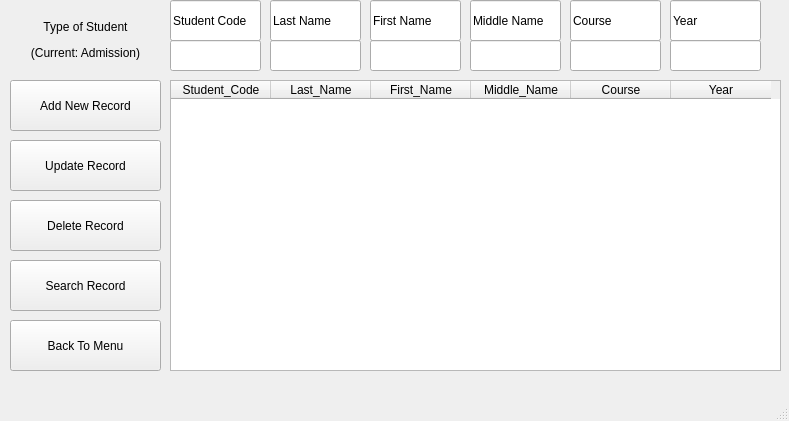
<?xml version="1.0" encoding="UTF-8"?>
<ui version="4.0">
 <class>MainWindow</class>
 <widget class="QMainWindow" name="MainWindow">
  <property name="geometry">
   <rect>
    <x>0</x>
    <y>0</y>
    <width>789</width>
    <height>421</height>
   </rect>
  </property>
  <property name="windowTitle">
   <string>MainWindow</string>
  </property>
  <widget class="QWidget" name="centralwidget">
   <widget class="QPushButton" name="pushButton_8">
    <property name="geometry">
     <rect>
      <x>10</x>
      <y>200</y>
      <width>151</width>
      <height>51</height>
     </rect>
    </property>
    <property name="text">
     <string>Delete Record</string>
    </property>
   </widget>
   <widget class="QPushButton" name="pushButton_7">
    <property name="geometry">
     <rect>
      <x>10</x>
      <y>80</y>
      <width>151</width>
      <height>51</height>
     </rect>
    </property>
    <property name="text">
     <string>Add New Record</string>
    </property>
   </widget>
   <widget class="QLabel" name="label">
    <property name="geometry">
     <rect>
      <x>10</x>
      <y>20</y>
      <width>151</width>
      <height>41</height>
     </rect>
    </property>
    <property name="text">
     <string>&lt;html&gt;&lt;head/&gt;&lt;body&gt;&lt;p align=&quot;center&quot;&gt;Type of Student&lt;/p&gt;&lt;p align=&quot;center&quot;&gt;(Current: Admission)&lt;/p&gt;&lt;/body&gt;&lt;/html&gt;</string>
    </property>
   </widget>
   <widget class="QPushButton" name="pushButton_10">
    <property name="geometry">
     <rect>
      <x>10</x>
      <y>260</y>
      <width>151</width>
      <height>51</height>
     </rect>
    </property>
    <property name="text">
     <string>Search Record</string>
    </property>
   </widget>
   <widget class="QPushButton" name="pushButton_11">
    <property name="geometry">
     <rect>
      <x>10</x>
      <y>320</y>
      <width>151</width>
      <height>51</height>
     </rect>
    </property>
    <property name="text">
     <string>Back To Menu</string>
    </property>
   </widget>
   <widget class="QTableWidget" name="tableWidget">
    <property name="geometry">
     <rect>
      <x>170</x>
      <y>80</y>
      <width>611</width>
      <height>291</height>
     </rect>
    </property>
    <column>
     <property name="text">
      <string>Student_Code</string>
     </property>
    </column>
    <column>
     <property name="text">
      <string>Last_Name</string>
     </property>
    </column>
    <column>
     <property name="text">
      <string>First_Name</string>
     </property>
    </column>
    <column>
     <property name="text">
      <string>Middle_Name</string>
     </property>
    </column>
    <column>
     <property name="text">
      <string>Course</string>
     </property>
    </column>
    <column>
     <property name="text">
      <string>Year</string>
     </property>
    </column>
   </widget>
   <widget class="QLineEdit" name="admissionlineEdit">
    <property name="geometry">
     <rect>
      <x>170</x>
      <y>40</y>
      <width>91</width>
      <height>31</height>
     </rect>
    </property>
    <property name="text">
     <string/>
    </property>
   </widget>
   <widget class="QLineEdit" name="admissionlineEdit_2">
    <property name="geometry">
     <rect>
      <x>270</x>
      <y>40</y>
      <width>91</width>
      <height>31</height>
     </rect>
    </property>
    <property name="text">
     <string/>
    </property>
   </widget>
   <widget class="QLineEdit" name="admissionlineEdit_3">
    <property name="geometry">
     <rect>
      <x>370</x>
      <y>40</y>
      <width>91</width>
      <height>31</height>
     </rect>
    </property>
    <property name="text">
     <string/>
    </property>
   </widget>
   <widget class="QLineEdit" name="admissionlineEdit_4">
    <property name="geometry">
     <rect>
      <x>570</x>
      <y>40</y>
      <width>91</width>
      <height>31</height>
     </rect>
    </property>
    <property name="text">
     <string/>
    </property>
   </widget>
   <widget class="QLineEdit" name="admissionlineEdit_5">
    <property name="geometry">
     <rect>
      <x>670</x>
      <y>40</y>
      <width>91</width>
      <height>31</height>
     </rect>
    </property>
    <property name="text">
     <string/>
    </property>
   </widget>
   <widget class="QLineEdit" name="admissionlineEdit_6">
    <property name="geometry">
     <rect>
      <x>470</x>
      <y>40</y>
      <width>91</width>
      <height>31</height>
     </rect>
    </property>
    <property name="text">
     <string/>
    </property>
   </widget>
   <widget class="QLineEdit" name="admissionlineEdit_8">
    <property name="geometry">
     <rect>
      <x>570</x>
      <y>0</y>
      <width>91</width>
      <height>41</height>
     </rect>
    </property>
    <property name="text">
     <string>Course</string>
    </property>
   </widget>
   <widget class="QLineEdit" name="admissionlineEdit_9">
    <property name="geometry">
     <rect>
      <x>470</x>
      <y>0</y>
      <width>91</width>
      <height>41</height>
     </rect>
    </property>
    <property name="text">
     <string>Middle Name</string>
    </property>
   </widget>
   <widget class="QLineEdit" name="admissionlineEdit_10">
    <property name="geometry">
     <rect>
      <x>270</x>
      <y>0</y>
      <width>91</width>
      <height>41</height>
     </rect>
    </property>
    <property name="text">
     <string>Last Name</string>
    </property>
   </widget>
   <widget class="QLineEdit" name="admissionlineEdit_11">
    <property name="geometry">
     <rect>
      <x>370</x>
      <y>0</y>
      <width>91</width>
      <height>41</height>
     </rect>
    </property>
    <property name="text">
     <string>First Name</string>
    </property>
   </widget>
   <widget class="QLineEdit" name="admissionlineEdit_12">
    <property name="geometry">
     <rect>
      <x>170</x>
      <y>0</y>
      <width>91</width>
      <height>41</height>
     </rect>
    </property>
    <property name="text">
     <string>Student Code</string>
    </property>
   </widget>
   <widget class="QLineEdit" name="admissionlineEdit_13">
    <property name="geometry">
     <rect>
      <x>670</x>
      <y>0</y>
      <width>91</width>
      <height>41</height>
     </rect>
    </property>
    <property name="text">
     <string>Year</string>
    </property>
   </widget>
   <widget class="QPushButton" name="pushButton_12">
    <property name="geometry">
     <rect>
      <x>10</x>
      <y>140</y>
      <width>151</width>
      <height>51</height>
     </rect>
    </property>
    <property name="text">
     <string>Update Record</string>
    </property>
   </widget>
  </widget>
  <widget class="QMenuBar" name="menubar">
   <property name="geometry">
    <rect>
     <x>0</x>
     <y>0</y>
     <width>789</width>
     <height>22</height>
    </rect>
   </property>
  </widget>
  <widget class="QStatusBar" name="statusbar"/>
 </widget>
 <resources/>
 <connections/>
</ui>
